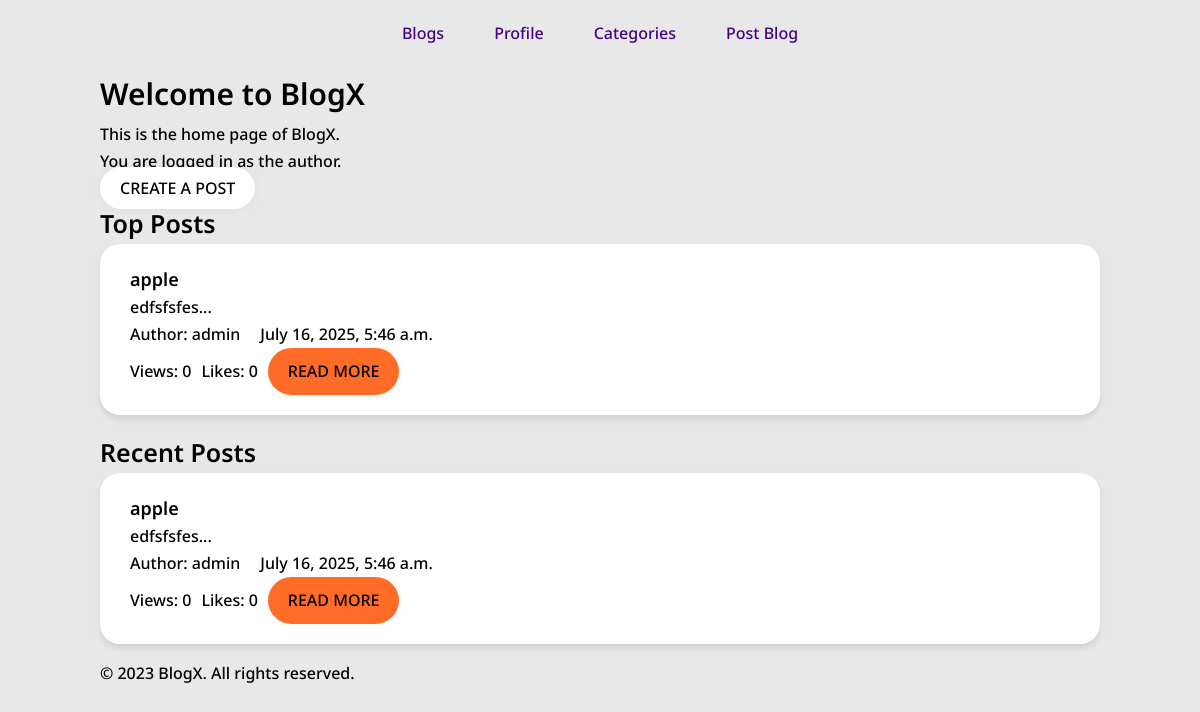
The app's page /blog/ (signed in), older data.
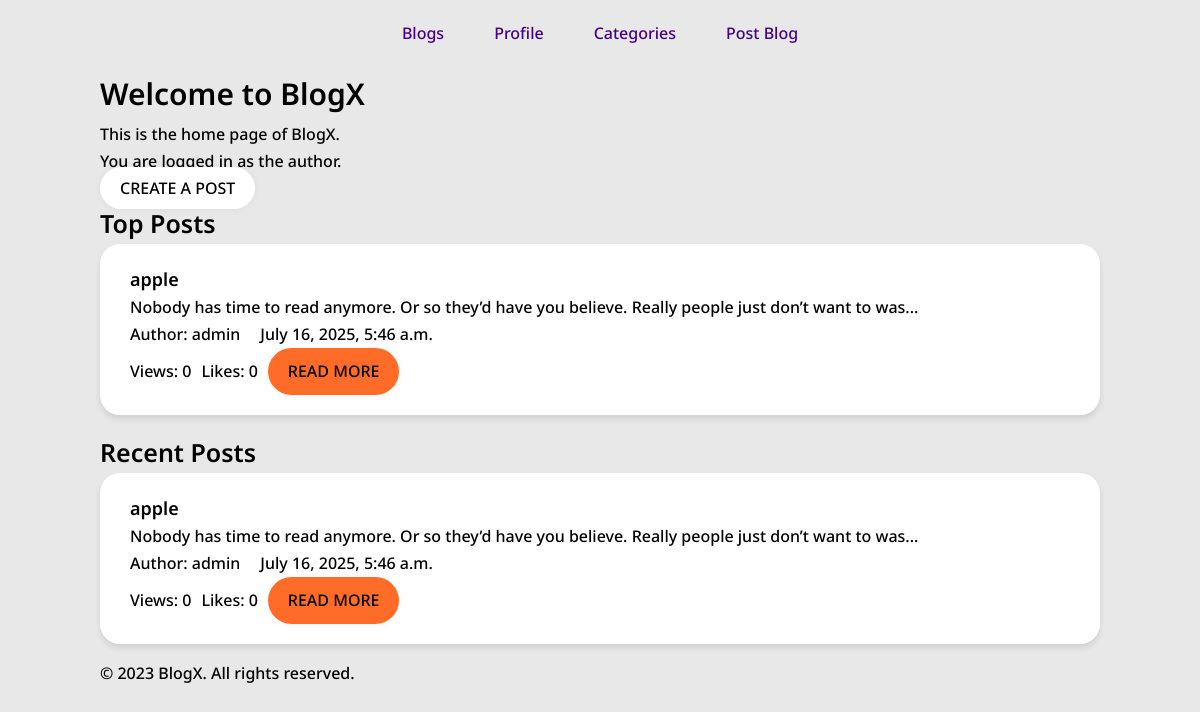
The same page, newer data.
### blog/models.py (models this page shows, shortened)
class BlogPost(models.Model):
    CATEGORY_CHOICES = [
        ('technology', 'Technology'),
        ('sports', 'Sports'),
        ('health', 'Health'),
        ('travel', 'Travel'),
        ('food', 'Food'),
        ('entertainment', 'Entertainment'),
        ('education', 'Education'),
        ('business', 'Business'),
        ('lifestyle', 'Lifestyle'),
        ('news', 'News'),
        ('gaming', 'Gaming'),
        ('other', 'Other'),
    ]
    title = models.CharField(max_length=200)
    content = models.TextField()
    author = models.ForeignKey(User, on_delete=models.CASCADE)
    created_at = models.DateTimeField(auto_now_add=True)
    views = models.ManyToManyField(User, related_name='views', blank=True)
    likes = models.ManyToManyField(User, related_name='liked_posts', blank=True)
    tags = models.CharField(max_length=100, blank=True, null=True)
    category = models.CharField(max_length=100, blank=True,  choices= CATEGORY_CHOICES)
    @property
    def like_count(self):
        return self.likes.count()
    @property
    def view_count(self):
        return self.views.count()
    class Meta:
        ordering = ['-created_at']
        verbose_name = 'Blog Post'
        verbose_name_plural = 'Blog Posts'

### blog/views.py (the view)
# urls.py: path("", views.blog_home, name="blog_home"),
def blog_home(request):
    if not request.user.is_authenticated:
        return redirect("members:login")
    context = {
        "user": request.user,
        "rank": request.user.userprofile.rank,
        "recent_blogs": BlogPost.objects.all().order_by('-created_at'),
        "top_blogs": BlogPost.objects.annotate(view_total=Count('views')).order_by('-view_total')[:6],
    }
    return render(request, "blog_home.html", context)

### blog/templates/blog_home.html (shortened to what this page needs)
{% extends "base.html" %}
{% block content %}
<h1 class="h1">Welcome to BlogX</h1>
<p class="text"`>This is the home page of BlogX.</p>
<div>
    {% if rank == "author" %}
        <p class="text">You are logged in as the author.</p>
        <a href="{% url 'blog:post_blog'%}" class="text button-primary">Create a post</a>
    {% else %}
    <p class="text">You are logged in as a reader.</p>
    {% endif %}
</div>
<div>
    <h2 class="h2">Top Posts</h2>
    <div>
        {% for i in top_blogs %}
        <div class="top-post-container">
            <h3 class="h3">{{ i.title }}</h3>
            <p class="text">{{ i.content|slice:":100" }}...</p>
            <div class="blog-author-content">
                <p class="text">Author: {{ i.author.username }} </p>
                <p class="text">{{ i.created_at }}</p>
            </div>
            <div class="blog-stats">
                <p class="text">Views: {{ i.view_count }}</p>
                <p class="text">Likes: {{ i.like_count }}</p>
                <a href="{% url 'blog:blog_details' i.id%}" class="text button-secondary">Read more</a>
            </div>
        </div>
        {% endfor %}
    </div>
</div>
<div>
    <h2 class="h2">Recent Posts</h2>
        {% for i in recent_blogs %}
    <div class="top-post-container">
            <h3 class="h3">{{ i.title }}</h3>
            <p class="text">{{ i.content|slice:":100" }}...</p>
            <div class="blog-author-content">
                <p class="text">Author: {{ i.author.username }} </p>
                <p class="text">{{ i.created_at }}</p>
            </div>
            <div class="blog-stats">
                <p class="text">Views: {{ i.view_count }}</p>
                <p class="text">Likes: {{ i.like_count }}</p>
        <a href="{% url 'blog:blog_details' i.id %}" class="text button-secondary">Read more</a>
        </div>
    </div>
        {% endfor %}
</div>
{% endblock %}

Row changes from the older to the newer data that the page shows:
changed BlogPost "apple": content "edfsfsfes" → "Nobody has time to read anymore. Or so they’d have you believe. Really people just don’t want to was"
